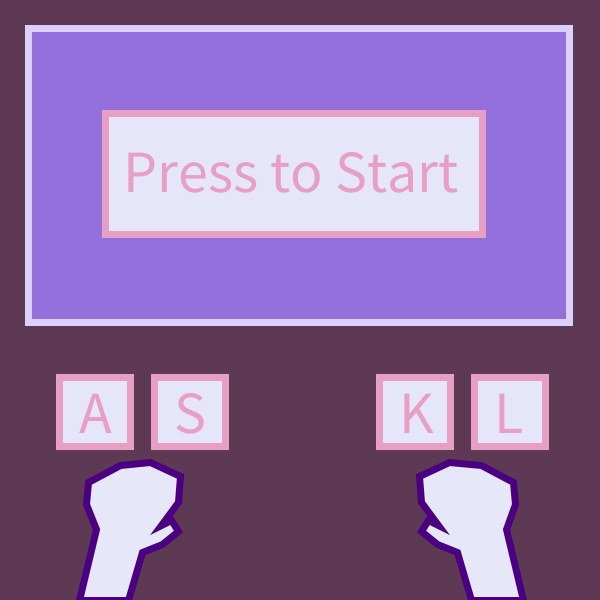
Frame 1 (no input)
Frame 60 (the mouse pressed at the canvas centre just before this capture): identical to frame 1, image omitted
Frame 120 (the mouse held since frame 60 and released just before this capture): identical to frame 1, image omitted

The Processing sketch that drew this single still picture (run headless with seeded random() and noise(); from frame 60 on, the mouse is pressed at the canvas centre):

// Processing sketch: startScreen
// ── startScreen.pde
void setup() {
  size(600, 600);
  frameRate(30);
}

void draw() {
  table();
  tissueBox();
  startButton();
  presskeys();
  words();
  Lhand();
  Rhand();
}

void table() {
  background (93, 57, 84);
}

void tissueBox() {
  strokeWeight(7);
  stroke(220, 208, 255);
  fill(147, 112, 219);
  rectMode(CORNERS);
  rect(28, 28, 569, 322);
}

void startButton() {
  stroke(231, 159, 196);
  fill(230, 230, 250);
  rectMode(CORNERS);
  rect(105, 113, 482, 234);
}

void presskeys() {
  stroke(231, 159, 196);
  fill(230, 230, 250);
  rectMode(CORNERS);
  rect(59, 377, 130, 446);
  rect(154, 377, 225, 446);
  rect(379, 377, 450, 446);
  rect(474, 377, 545, 446);
}

void words() {
  textSize(60);
  fill(231, 159, 196);
  text("Press to Start", 123, 192);
  text("A", 79, 433);
  text("S", 174, 433);
  text("K", 399, 433);
  text("L", 494, 433);
}

void Lhand() {
  stroke(75, 0, 130);
  fill(230, 232, 250);
  beginShape();
  vertex(79, 600);
  vertex(96, 529);
  vertex(86, 504);
  vertex(88, 482);
  vertex(120, 465);
  vertex(150, 462);
  vertex(180, 476);
  vertex(178, 502);
  vertex(161, 525);
  vertex(171, 520);
  vertex(178, 531);
  vertex(162, 544);
  vertex(142, 552);
  vertex(128, 600);
  endShape(CLOSE);
}

void Rhand() {
  stroke(75, 0, 130);
  fill(230, 232, 250);
  beginShape();
  vertex(523, 600);
  vertex(506, 529);
  vertex(515, 504);
  vertex(513, 482);
  vertex(481, 465);
  vertex(449, 462);
  vertex(419, 476);
  vertex(421, 502);
  vertex(438, 525);
  vertex(428, 520);
  vertex(421, 531);
  vertex(437, 544);
  vertex(457, 552);
  vertex(471, 600);
  endShape(CLOSE);
}
